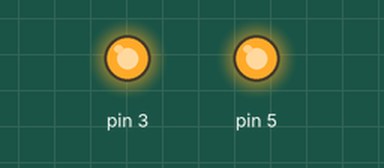
This sketch was run on a simulated Arduino Uno, built with avr-gcc and run on an emulated ATmega328P. Parts: output pins drawn as LEDs (lit = HIGH).

Above: at 1.0 s.
At 29.0 s:
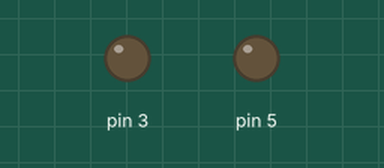
Timing chart, 0 to 33.8 s (numbered marks = the images above):
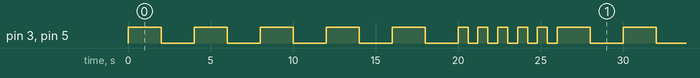

Measured:
- by itself, pin 3, pin 5: repeats every 26.0 s: 4 × (LOW 2.0 s, HIGH 2.0 s), LOW 2.0 s, 5 × (HIGH 0.60 s, LOW 0.60 s), HIGH 2.0 s
- by itself, everything shown: repeats every 26.0 s, in 20 steps

The sketch:

Ejercicio6.ino
```cpp
int tiempoE;
void setup() {
pinMode(5,OUTPUT);
pinMode(3,OUTPUT);
}
//For of loop se usa para ciclar una determinada cantidad de veces un pedazo de código
void loop() {
tiempoE=2000;
for (int i=0; i<2; i++){
 for (int i=0; i<5; i++){
   digitalWrite(5,HIGH);
   digitalWrite(3,HIGH);
   delay(tiempoE);
   digitalWrite(5,LOW);
   digitalWrite(3,LOW);
   delay(tiempoE);
 }
 tiempoE=600;
}
}
```
